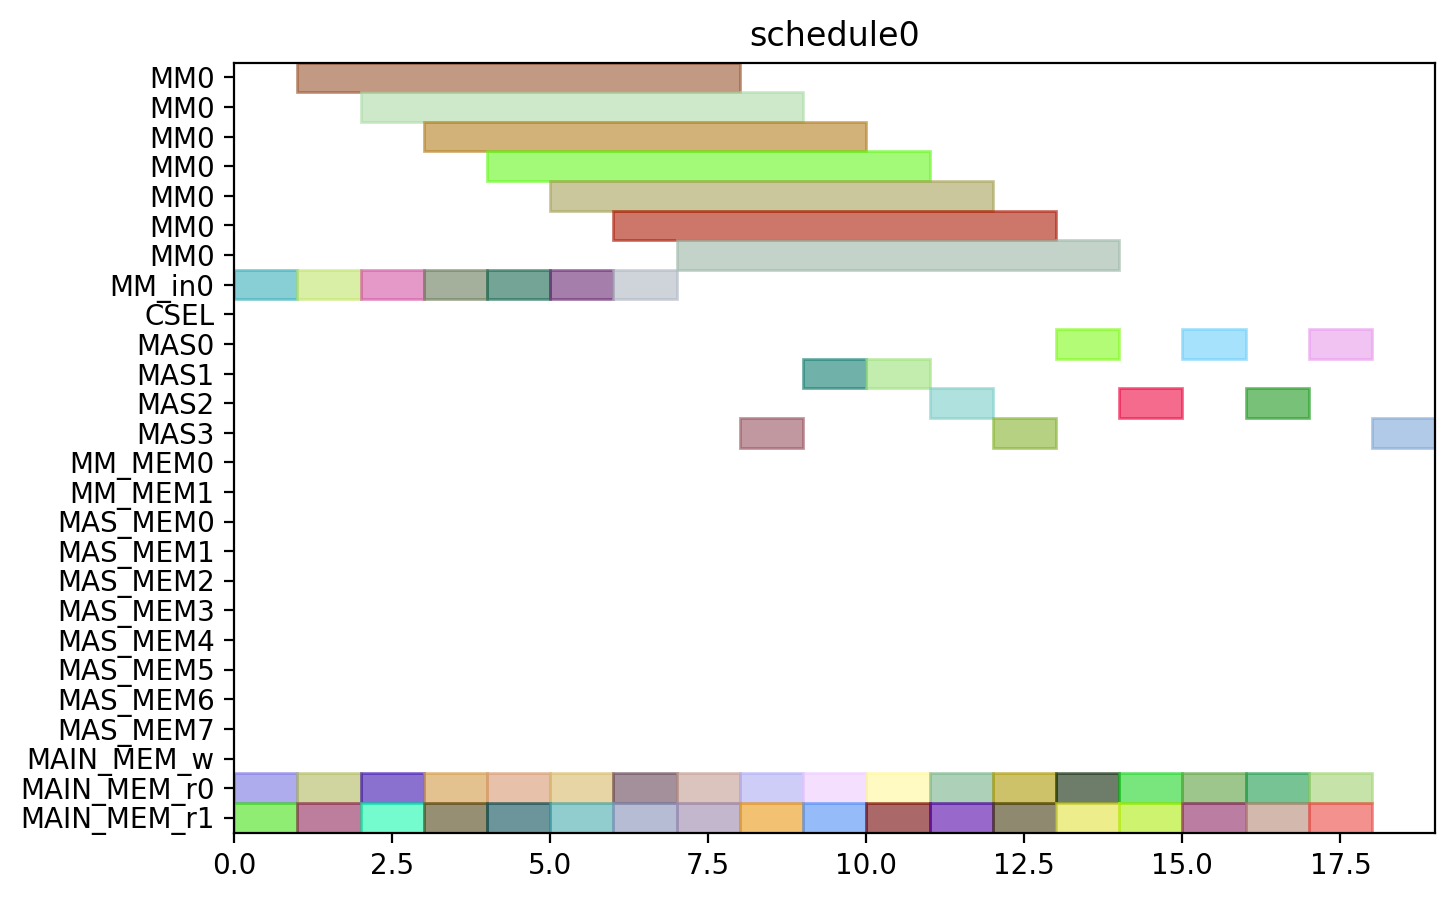

Write Python code to recreate this figure.
from pyschedule import Scenario, solvers, plotters, alt


def solve():
	horizon = 120
	S = Scenario("schedule0", horizon=horizon)

	# resource
	MM = S.Resources('MM', num=1, size=7)
	MM_in = S.Resources('MM_in', num=1)
	CSEL = S.Resource('CSEL')
	MAS = S.Resources('MAS', num=4, size=1, periods=range(1, horizon))
	MM_MEM = S.Resources('MM_MEM', num=2)
	MAS_MEM = S.Resources('MAS_MEM', num=8)
	MAIN_MEM_w = S.Resource('MAIN_MEM_w', size=1)
	MAIN_MEM_r = S.Resources('MAIN_MEM_r', num=2)

	# result of previous scheduling

	# new tasks
	t0_t0 = S.Task('t0_t0', length=1, delay_cost=1)
	t0_t0 += alt(MAS)
	t0_t0_mem0 = S.Task('t0_t0_mem0', length=1, delay_cost=1)
	t0_t0_mem0 += MAIN_MEM_r[0]
	S += t0_t0_mem0 <= t0_t0

	t0_t0_mem1 = S.Task('t0_t0_mem1', length=1, delay_cost=1)
	t0_t0_mem1 += MAIN_MEM_r[1]
	S += t0_t0_mem1 <= t0_t0

	t0_t1 = S.Task('t0_t1', length=1, delay_cost=1)
	t0_t1 += alt(MAS)
	t0_t1_mem0 = S.Task('t0_t1_mem0', length=1, delay_cost=1)
	t0_t1_mem0 += MAIN_MEM_r[0]
	S += t0_t1_mem0 <= t0_t1

	t0_t1_mem1 = S.Task('t0_t1_mem1', length=1, delay_cost=1)
	t0_t1_mem1 += MAIN_MEM_r[1]
	S += t0_t1_mem1 <= t0_t1

	t0_t3 = S.Task('t0_t3', length=7, delay_cost=1)
	t0_t3 += alt(MM)
	t0_t3_in = S.Task('t0_t3_in', length=1, delay_cost=1)
	t0_t3_in += alt(MM_in)
	S += t0_t3_in*MM_in[0]<=t0_t3*MM[0]
	t0_t3_mem0 = S.Task('t0_t3_mem0', length=1, delay_cost=1)
	t0_t3_mem0 += MAIN_MEM_r[0]
	S += t0_t3_mem0 <= t0_t3

	t0_t3_mem1 = S.Task('t0_t3_mem1', length=1, delay_cost=1)
	t0_t3_mem1 += MAIN_MEM_r[1]
	S += t0_t3_mem1 <= t0_t3

	t1_t0 = S.Task('t1_t0', length=1, delay_cost=1)
	t1_t0 += alt(MAS)
	t1_t0_mem0 = S.Task('t1_t0_mem0', length=1, delay_cost=1)
	t1_t0_mem0 += MAIN_MEM_r[0]
	S += t1_t0_mem0 <= t1_t0

	t1_t0_mem1 = S.Task('t1_t0_mem1', length=1, delay_cost=1)
	t1_t0_mem1 += MAIN_MEM_r[1]
	S += t1_t0_mem1 <= t1_t0

	t1_t1 = S.Task('t1_t1', length=1, delay_cost=1)
	t1_t1 += alt(MAS)
	t1_t1_mem0 = S.Task('t1_t1_mem0', length=1, delay_cost=1)
	t1_t1_mem0 += MAIN_MEM_r[0]
	S += t1_t1_mem0 <= t1_t1

	t1_t1_mem1 = S.Task('t1_t1_mem1', length=1, delay_cost=1)
	t1_t1_mem1 += MAIN_MEM_r[1]
	S += t1_t1_mem1 <= t1_t1

	t1_t3 = S.Task('t1_t3', length=7, delay_cost=1)
	t1_t3 += alt(MM)
	t1_t3_in = S.Task('t1_t3_in', length=1, delay_cost=1)
	t1_t3_in += alt(MM_in)
	S += t1_t3_in*MM_in[0]<=t1_t3*MM[0]
	t1_t3_mem0 = S.Task('t1_t3_mem0', length=1, delay_cost=1)
	t1_t3_mem0 += MAIN_MEM_r[0]
	S += t1_t3_mem0 <= t1_t3

	t1_t3_mem1 = S.Task('t1_t3_mem1', length=1, delay_cost=1)
	t1_t3_mem1 += MAIN_MEM_r[1]
	S += t1_t3_mem1 <= t1_t3

	t2_t2 = S.Task('t2_t2', length=1, delay_cost=1)
	t2_t2 += alt(MAS)
	t2_t2_mem0 = S.Task('t2_t2_mem0', length=1, delay_cost=1)
	t2_t2_mem0 += MAIN_MEM_r[0]
	S += t2_t2_mem0 <= t2_t2

	t2_t2_mem1 = S.Task('t2_t2_mem1', length=1, delay_cost=1)
	t2_t2_mem1 += MAIN_MEM_r[1]
	S += t2_t2_mem1 <= t2_t2

	t5_t0 = S.Task('t5_t0', length=7, delay_cost=1)
	t5_t0 += alt(MM)
	t5_t0_in = S.Task('t5_t0_in', length=1, delay_cost=1)
	t5_t0_in += alt(MM_in)
	S += t5_t0_in*MM_in[0]<=t5_t0*MM[0]
	t5_t0_mem0 = S.Task('t5_t0_mem0', length=1, delay_cost=1)
	t5_t0_mem0 += MAIN_MEM_r[0]
	S += t5_t0_mem0 <= t5_t0

	t5_t0_mem1 = S.Task('t5_t0_mem1', length=1, delay_cost=1)
	t5_t0_mem1 += MAIN_MEM_r[1]
	S += t5_t0_mem1 <= t5_t0

	t5_t1 = S.Task('t5_t1', length=7, delay_cost=1)
	t5_t1 += alt(MM)
	t5_t1_in = S.Task('t5_t1_in', length=1, delay_cost=1)
	t5_t1_in += alt(MM_in)
	S += t5_t1_in*MM_in[0]<=t5_t1*MM[0]
	t5_t1_mem0 = S.Task('t5_t1_mem0', length=1, delay_cost=1)
	t5_t1_mem0 += MAIN_MEM_r[0]
	S += t5_t1_mem0 <= t5_t1

	t5_t1_mem1 = S.Task('t5_t1_mem1', length=1, delay_cost=1)
	t5_t1_mem1 += MAIN_MEM_r[1]
	S += t5_t1_mem1 <= t5_t1

	t5_t2 = S.Task('t5_t2', length=1, delay_cost=1)
	t5_t2 += alt(MAS)
	t5_t2_mem0 = S.Task('t5_t2_mem0', length=1, delay_cost=1)
	t5_t2_mem0 += MAIN_MEM_r[0]
	S += t5_t2_mem0 <= t5_t2

	t5_t2_mem1 = S.Task('t5_t2_mem1', length=1, delay_cost=1)
	t5_t2_mem1 += MAIN_MEM_r[1]
	S += t5_t2_mem1 <= t5_t2

	t5_t3 = S.Task('t5_t3', length=1, delay_cost=1)
	t5_t3 += alt(MAS)
	t5_t3_mem0 = S.Task('t5_t3_mem0', length=1, delay_cost=1)
	t5_t3_mem0 += MAIN_MEM_r[0]
	S += t5_t3_mem0 <= t5_t3

	t5_t3_mem1 = S.Task('t5_t3_mem1', length=1, delay_cost=1)
	t5_t3_mem1 += MAIN_MEM_r[1]
	S += t5_t3_mem1 <= t5_t3

	t7_t0 = S.Task('t7_t0', length=1, delay_cost=1)
	t7_t0 += alt(MAS)
	t7_t0_mem0 = S.Task('t7_t0_mem0', length=1, delay_cost=1)
	t7_t0_mem0 += MAIN_MEM_r[0]
	S += t7_t0_mem0 <= t7_t0

	t7_t0_mem1 = S.Task('t7_t0_mem1', length=1, delay_cost=1)
	t7_t0_mem1 += MAIN_MEM_r[1]
	S += t7_t0_mem1 <= t7_t0

	t7_t1 = S.Task('t7_t1', length=1, delay_cost=1)
	t7_t1 += alt(MAS)
	t7_t1_mem0 = S.Task('t7_t1_mem0', length=1, delay_cost=1)
	t7_t1_mem0 += MAIN_MEM_r[0]
	S += t7_t1_mem0 <= t7_t1

	t7_t1_mem1 = S.Task('t7_t1_mem1', length=1, delay_cost=1)
	t7_t1_mem1 += MAIN_MEM_r[1]
	S += t7_t1_mem1 <= t7_t1

	t7_t3 = S.Task('t7_t3', length=7, delay_cost=1)
	t7_t3 += alt(MM)
	t7_t3_in = S.Task('t7_t3_in', length=1, delay_cost=1)
	t7_t3_in += alt(MM_in)
	S += t7_t3_in*MM_in[0]<=t7_t3*MM[0]
	t7_t3_mem0 = S.Task('t7_t3_mem0', length=1, delay_cost=1)
	t7_t3_mem0 += MAIN_MEM_r[0]
	S += t7_t3_mem0 <= t7_t3

	t7_t3_mem1 = S.Task('t7_t3_mem1', length=1, delay_cost=1)
	t7_t3_mem1 += MAIN_MEM_r[1]
	S += t7_t3_mem1 <= t7_t3

	t10_t0 = S.Task('t10_t0', length=7, delay_cost=1)
	t10_t0 += alt(MM)
	t10_t0_in = S.Task('t10_t0_in', length=1, delay_cost=1)
	t10_t0_in += alt(MM_in)
	S += t10_t0_in*MM_in[0]<=t10_t0*MM[0]
	t10_t0_mem0 = S.Task('t10_t0_mem0', length=1, delay_cost=1)
	t10_t0_mem0 += MAIN_MEM_r[0]
	S += t10_t0_mem0 <= t10_t0

	t10_t0_mem1 = S.Task('t10_t0_mem1', length=1, delay_cost=1)
	t10_t0_mem1 += MAIN_MEM_r[1]
	S += t10_t0_mem1 <= t10_t0

	t10_t1 = S.Task('t10_t1', length=7, delay_cost=1)
	t10_t1 += alt(MM)
	t10_t1_in = S.Task('t10_t1_in', length=1, delay_cost=1)
	t10_t1_in += alt(MM_in)
	S += t10_t1_in*MM_in[0]<=t10_t1*MM[0]
	t10_t1_mem0 = S.Task('t10_t1_mem0', length=1, delay_cost=1)
	t10_t1_mem0 += MAIN_MEM_r[0]
	S += t10_t1_mem0 <= t10_t1

	t10_t1_mem1 = S.Task('t10_t1_mem1', length=1, delay_cost=1)
	t10_t1_mem1 += MAIN_MEM_r[1]
	S += t10_t1_mem1 <= t10_t1

	t10_t2 = S.Task('t10_t2', length=1, delay_cost=1)
	t10_t2 += alt(MAS)
	t10_t2_mem0 = S.Task('t10_t2_mem0', length=1, delay_cost=1)
	t10_t2_mem0 += MAIN_MEM_r[0]
	S += t10_t2_mem0 <= t10_t2

	t10_t2_mem1 = S.Task('t10_t2_mem1', length=1, delay_cost=1)
	t10_t2_mem1 += MAIN_MEM_r[1]
	S += t10_t2_mem1 <= t10_t2

	t10_t3 = S.Task('t10_t3', length=1, delay_cost=1)
	t10_t3 += alt(MAS)
	t10_t3_mem0 = S.Task('t10_t3_mem0', length=1, delay_cost=1)
	t10_t3_mem0 += MAIN_MEM_r[0]
	S += t10_t3_mem0 <= t10_t3

	t10_t3_mem1 = S.Task('t10_t3_mem1', length=1, delay_cost=1)
	t10_t3_mem1 += MAIN_MEM_r[1]
	S += t10_t3_mem1 <= t10_t3

	solvers.mip.solve(S,msg=1,kind='CPLEX',ratio_gap=1.01)

	solution = [['hoge']*len(S.solution()[1]) for i in range(len(S.solution()))]
	for i in range(len(S.solution())):
		for j in range(len(S.solution()[i])):
			solution[i][j]=str(S.solution()[i][j])
	print(solution)

	cycles = int(solution[-1][3])

	pic_file_name = "/home/mfukuda/ABE/multiRAM_multiMAS_16mux/scheduling_result/stage7MM1_stage1MAS4/EP2_DBL_w_EVAL/schedule0.png"
	if(S.solution() != []):
		plotters.matplotlib.plot(S,img_filename=pic_file_name, show_task_labels=False, fig_size=(cycles*0.25+3, 5))

	return solution
